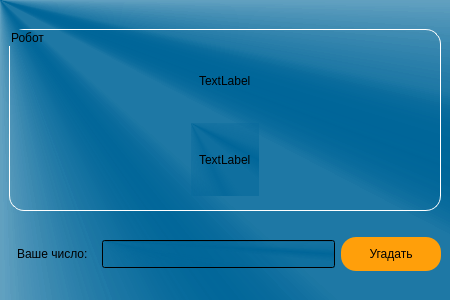
<?xml version="1.0" encoding="UTF-8"?>
<ui version="4.0">
 <class>GameScreen</class>
 <widget class="QMainWindow" name="GameScreen">
  <property name="geometry">
   <rect>
    <x>0</x>
    <y>0</y>
    <width>450</width>
    <height>300</height>
   </rect>
  </property>
  <property name="minimumSize">
   <size>
    <width>450</width>
    <height>300</height>
   </size>
  </property>
  <property name="maximumSize">
   <size>
    <width>450</width>
    <height>300</height>
   </size>
  </property>
  <property name="windowTitle">
   <string>Числовая угадайка</string>
  </property>
  <property name="styleSheet">
   <string notr="true">QWidget{
	background-color: qconicalgradient(cx:0, cy:0, angle:135, stop:0 rgba(0, 102, 153, 69), stop:0.375 rgba(0, 102, 153, 69), stop:0.423533 rgba(0, 102, 153, 145), stop:0.45 rgba(0, 102, 153, 208), stop:0.477581 rgba(0, 102, 153, 130), stop:0.518717 rgba(0, 102, 153, 130), stop:0.55 rgba(0, 102, 153, 255), stop:0.57754 rgba(0, 102, 153, 130), stop:0.625 rgba(0, 102, 153, 69), stop:1 rgba(0, 102, 153, 69));
	padding: 5px;
}

QPushButton{
	padding: 10px;
	border-radius: 15px;
	background-color: rgb(255, 159, 10);
	color: black;
}

QPushButton::pressed{
	background-color: rgba(255, 159, 10, 0.8);
}

QGroupBox{
	background: transparent;
	border: 1px solid white;
	border-radius: 15px;
	text-align: center;
}

QLabel{
	text-align: center;
}</string>
  </property>
  <widget class="QWidget" name="centralwidget">
   <layout class="QGridLayout" name="gridLayout_2">
    <item row="2" column="1">
     <spacer name="horizontalSpacer">
      <property name="orientation">
       <enum>Qt::Horizontal</enum>
      </property>
      <property name="sizeHint" stdset="0">
       <size>
        <width>429</width>
        <height>20</height>
       </size>
      </property>
     </spacer>
    </item>
    <item row="3" column="1">
     <layout class="QGridLayout" name="gridLayout">
      <item row="0" column="1">
       <widget class="QLineEdit" name="lineEdit_user_input"/>
      </item>
      <item row="0" column="2">
       <widget class="QPushButton" name="pushButton_guess">
        <property name="minimumSize">
         <size>
          <width>100</width>
          <height>0</height>
         </size>
        </property>
        <property name="text">
         <string>Угадать</string>
        </property>
       </widget>
      </item>
      <item row="0" column="0">
       <widget class="QLabel" name="label_2">
        <property name="styleSheet">
         <string notr="true">background-color: transparent;</string>
        </property>
        <property name="text">
         <string>Ваше число:</string>
        </property>
       </widget>
      </item>
     </layout>
    </item>
    <item row="0" column="1">
     <spacer name="horizontalSpacer_3">
      <property name="orientation">
       <enum>Qt::Horizontal</enum>
      </property>
      <property name="sizeHint" stdset="0">
       <size>
        <width>429</width>
        <height>20</height>
       </size>
      </property>
     </spacer>
    </item>
    <item row="1" column="1">
     <widget class="QGroupBox" name="groupBox">
      <property name="title">
       <string>Робот</string>
      </property>
      <layout class="QGridLayout" name="gridLayout_3">
       <item row="1" column="1">
        <widget class="QLabel" name="label_previous_attempts">
         <property name="text">
          <string>TextLabel</string>
         </property>
        </widget>
       </item>
       <item row="1" column="0">
        <spacer name="horizontalSpacer_4">
         <property name="orientation">
          <enum>Qt::Horizontal</enum>
         </property>
         <property name="sizeHint" stdset="0">
          <size>
           <width>40</width>
           <height>20</height>
          </size>
         </property>
        </spacer>
       </item>
       <item row="0" column="1">
        <widget class="QLabel" name="label_robot_answer">
         <property name="styleSheet">
          <string notr="true">background-color: transparent;</string>
         </property>
         <property name="text">
          <string>TextLabel</string>
         </property>
        </widget>
       </item>
       <item row="0" column="0">
        <spacer name="horizontalSpacer_5">
         <property name="orientation">
          <enum>Qt::Horizontal</enum>
         </property>
         <property name="sizeHint" stdset="0">
          <size>
           <width>40</width>
           <height>20</height>
          </size>
         </property>
        </spacer>
       </item>
       <item row="0" column="2">
        <spacer name="horizontalSpacer_6">
         <property name="orientation">
          <enum>Qt::Horizontal</enum>
         </property>
         <property name="sizeHint" stdset="0">
          <size>
           <width>40</width>
           <height>20</height>
          </size>
         </property>
        </spacer>
       </item>
       <item row="1" column="2">
        <spacer name="horizontalSpacer_7">
         <property name="orientation">
          <enum>Qt::Horizontal</enum>
         </property>
         <property name="sizeHint" stdset="0">
          <size>
           <width>40</width>
           <height>20</height>
          </size>
         </property>
        </spacer>
       </item>
      </layout>
     </widget>
    </item>
    <item row="4" column="1">
     <spacer name="horizontalSpacer_2">
      <property name="orientation">
       <enum>Qt::Horizontal</enum>
      </property>
      <property name="sizeHint" stdset="0">
       <size>
        <width>429</width>
        <height>20</height>
       </size>
      </property>
     </spacer>
    </item>
   </layout>
  </widget>
 </widget>
 <resources/>
 <connections/>
</ui>
